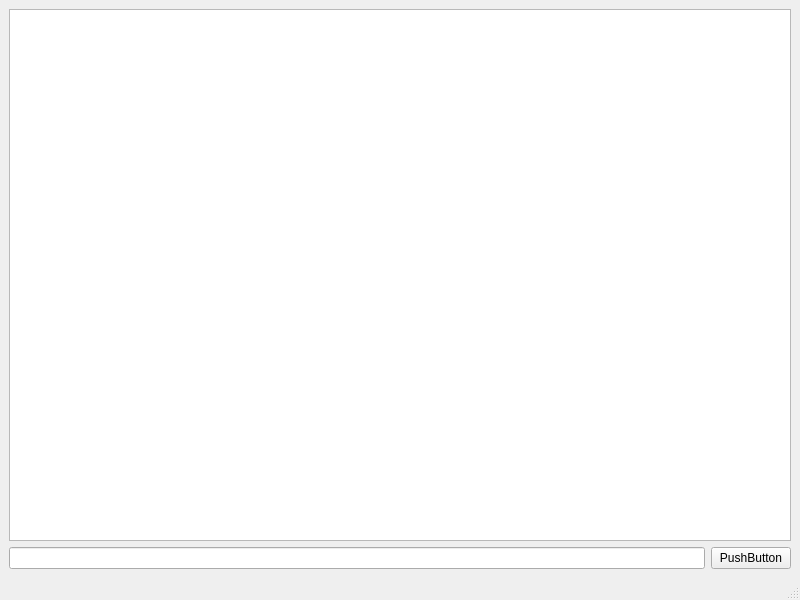
<?xml version="1.0" encoding="UTF-8"?>
<ui version="4.0">
 <class>MainWindow</class>
 <widget class="QMainWindow" name="MainWindow">
  <property name="geometry">
   <rect>
    <x>0</x>
    <y>0</y>
    <width>800</width>
    <height>600</height>
   </rect>
  </property>
  <property name="windowTitle">
   <string>MainWindow</string>
  </property>
  <widget class="QWidget" name="centralwidget">
   <layout class="QGridLayout" name="gridLayout">
    <item row="0" column="0" colspan="2">
     <widget class="QPlainTextEdit" name="plainTextEdit"/>
    </item>
    <item row="1" column="0">
     <widget class="QLineEdit" name="lineEdit"/>
    </item>
    <item row="1" column="1">
     <widget class="QPushButton" name="pushButton">
      <property name="text">
       <string>PushButton</string>
      </property>
     </widget>
    </item>
   </layout>
  </widget>
  <widget class="QMenuBar" name="menubar">
   <property name="geometry">
    <rect>
     <x>0</x>
     <y>0</y>
     <width>800</width>
     <height>26</height>
    </rect>
   </property>
  </widget>
  <widget class="QStatusBar" name="statusbar"/>
 </widget>
 <resources/>
 <connections/>
</ui>
